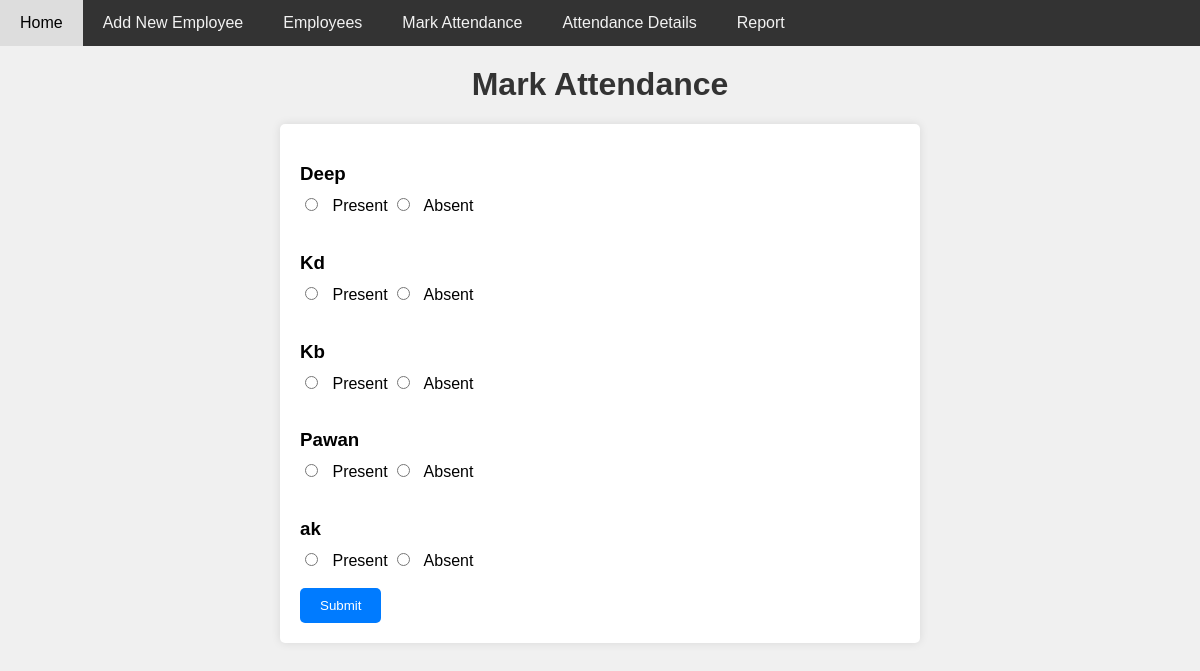
Before: /mark-attendance/ with the older database file.
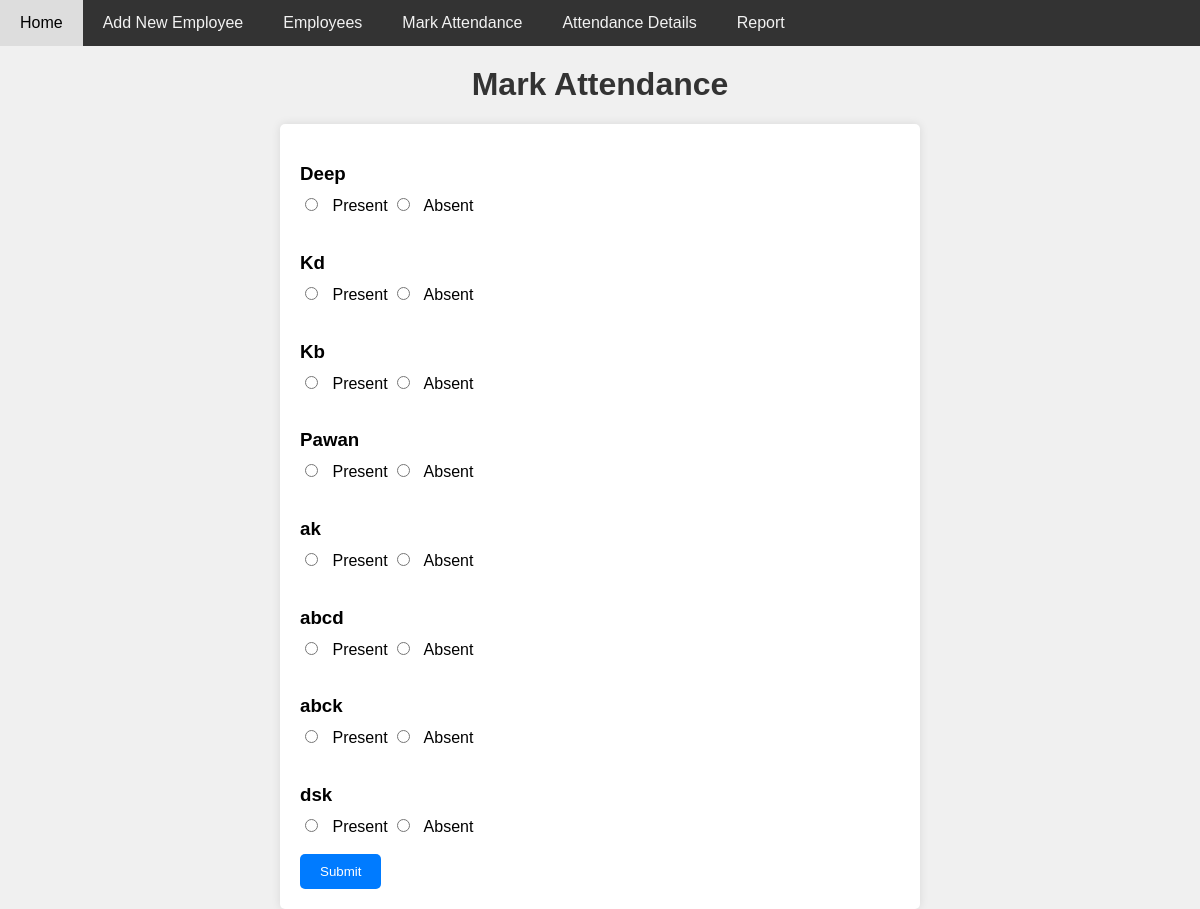
After: the same page with the newer database file.
### hrms_app/models.py (models this page shows, shortened)
class Employee(models.Model):
    name = models.CharField(max_length=100)
    designation = models.CharField(max_length=100)
    department = models.CharField(max_length=100)
    date_of_joining = models.DateField()

### hrms_app/views.py (the view)
# urls.py: path('mark-attendance/', views.mark_attendance, name='mark_attendance'),
def mark_attendance(request):
    employees = Employee.objects.all()
    if request.method == 'POST':
        selected_date = timezone.now().date()  # Assuming you're marking attendance for the current date
        for employee in employees:
            status_key = 'status_' + str(employee.id)
            attendance_status = request.POST.get(status_key)
            if attendance_status:
                existing_attendance = Attendance.objects.filter(
                    Q(employee=employee) & Q(attendance_date=selected_date)
                ).exists()
                if not existing_attendance:
                    attendance = Attendance(employee=employee, attendance_date=selected_date, status=attendance_status)
                    attendance.save()
        return redirect('home')
    else:
        return render(request, 'hrms_app/mark_attendance.html', {'employees': employees})

### hrms_app/templates/hrms_app/mark_attendance.html (shortened to what this page needs)
{% include 'base.html' %}
<!DOCTYPE html>
<html lang="en">
<head>
</head>
<body>
    <h1>Mark Attendance</h1>
    <form method="post">
        {% for employee in employees %}
            <h3>{{ employee.name }}</h3>
            <input type="radio" name="status_{{ employee.id }}" value="Present"> Present
            <input type="radio" name="status_{{ employee.id }}" value="Absent"> Absent<br><br>
        {% endfor %}
        <input type="submit" value="Submit">
    </form>
</body>
</html>

Changed rows visible on the page:
added Employee: name "abcd"
added Employee: name "abck"
added Employee: name "dsk"
